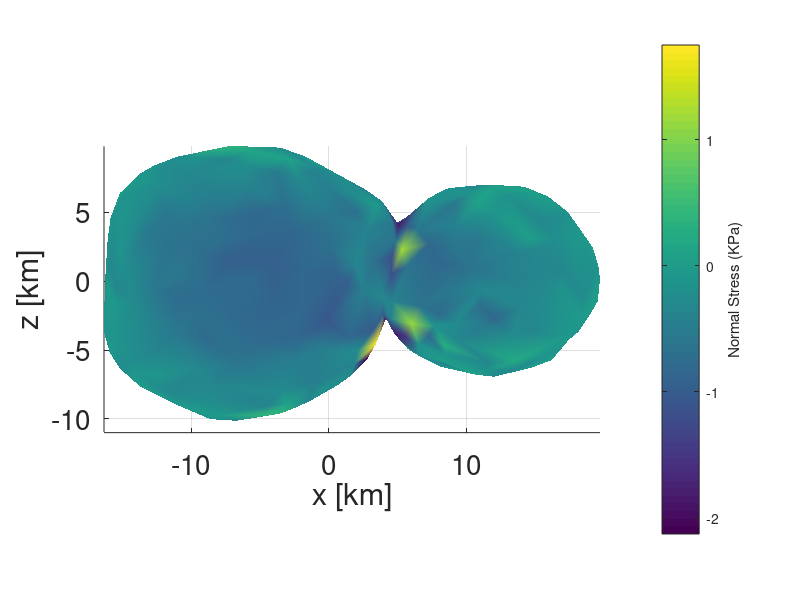
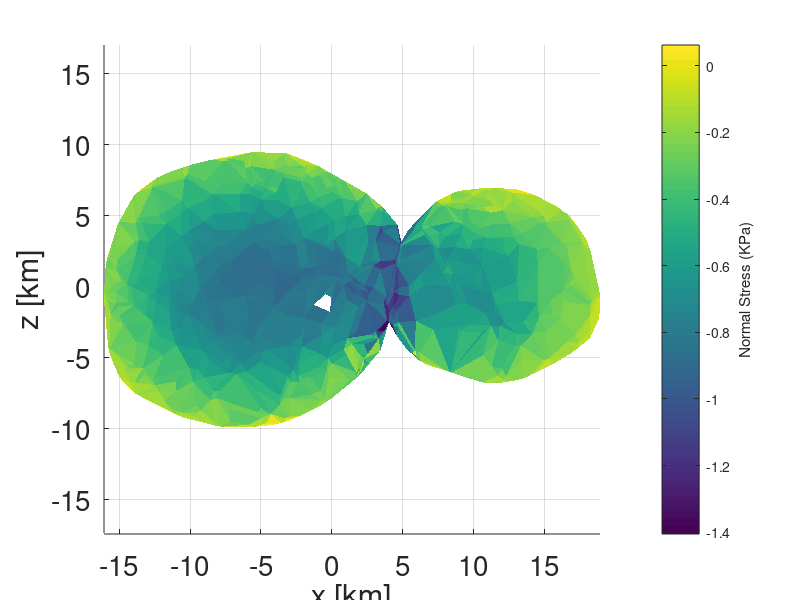
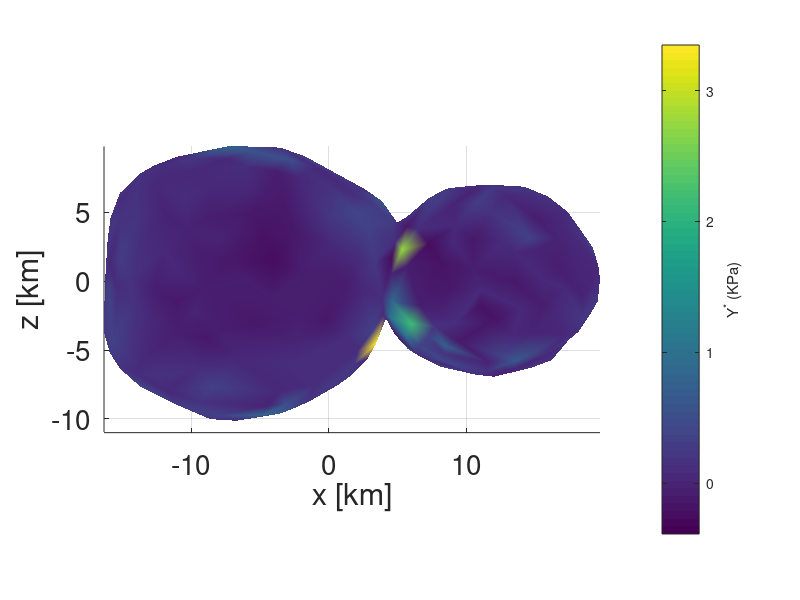
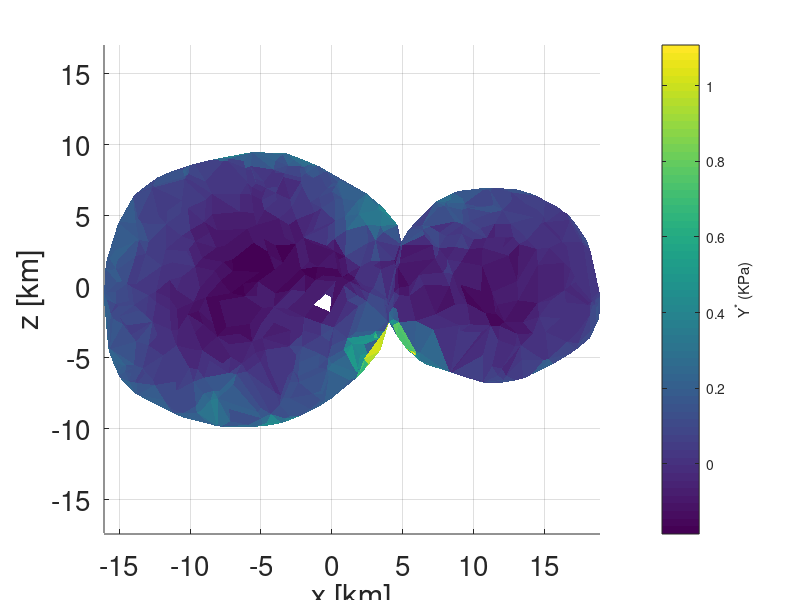

The MATLAB source for these figures, in order:
function Visualize_static_FEM

clear all;
close all;
clc;

%% ReadInput
%% part I
MV1 = load('Shapemodel/node.txt')*1.e+3;
MF1 = load('Shapemodel/elem.txt')+1;

lenE = length(MF1);
lenN = length(MV1);

N = [3,6];  % the number of columns for each section
H = [5,1];   % the number of header lines (note added in the trailer here
fid=fopen('Output.txt');
% node/ stress/ disp/ mass
% node/ stress/ den/ nodal/ mass


for i=1:length(N)
    fmt=repmat('%f',1,N(i));  % build the format string for the number columns
    a(i)=textscan(fid,fmt,'headerlines',H(i),'Delimiter',',','collectoutput',1); % read section
end
fclose('all');

MV = a{1};
Stress = a{2};
% NDPY = a{4};

%% Stress distribution
angle = 35*pi/180;
DPS = zeros(lenN,1);
i1 = zeros(lenN,1);
j2 = zeros(lenN,1);
for i = 1:lenN
    s11 = Stress(i,1);
    s22 = Stress(i,2);
    s33 = Stress(i,3);
    s12 = Stress(i,4);
    s31 = Stress(i,5);
    s23 = Stress(i,6);

    i1(i) = (s11 + s22 + s33)/3;
    j2(i) = (1/6)*((s11-s22)^2 + (s22-s33)^2 + (s33-s11)^2) + (s12^2 + s31^2 + s23^2);
    alpha = 2*sin(angle)/(sqrt(3)*(3-sin(angle)));
    DPS(i) = sqrt(3)*(3-sin(angle))*(alpha*3*i1(i) + sqrt(j2(i)))/(6*cos(angle));
%     if DPS(i) < 0
%         DPS(i) = 0;
%     end
end

%% Density distribution
[F,J,T] = boundary_faces(MF1);
V = MV./1.e+3;
T = MF1;
[U,G,J,~] = slice_tets(V,T,[0 1 0 1]);
str_slice = sort_data(MF1,J,U,i1);
ystar_slice = sort_data(MF1,J,U,DPS);

figure()
h = colorbar;
patch('Vertices',V,'Faces',F,'FaceVertexCData',i1/1.e+3,'FaceColor','interp','EdgeColor','none');
axis tight
axis equal
axis on
grid on
lighting none
zlim([floor(min(V(:,3))) max(V(:,3))])
xlim([min(V(:,1)) max(V(:,1))])
ylabel(h, 'Normal Stress (KPa)');
xlabel('x [km]')
ylabel('y [km]')
zlabel('z [km]')
set(gca,'fontsize', 20);
view(0,0)

figure()
h = colorbar;
patch('Vertices',U,'Faces',G,'FaceVertexCData',str_slice/1.e+3,'FaceColor','flat','EdgeColor','none');
axis tight
axis equal
grid on
lighting none
ylabel(h, 'Normal Stress (KPa)');
xlabel('x [km]')
ylabel('y [km]')
zlabel('z [km]')
set(gca,'fontsize', 20);
view(0,0)

figure()
h = colorbar;
patch('Vertices',V,'Faces',F,'FaceVertexCData',DPS/1.e+3,'FaceColor','interp','EdgeColor','none');
axis tight
axis equal
axis on
grid on
lighting none
zlim([floor(min(V(:,3))) max(V(:,3))])
xlim([min(V(:,1)) max(V(:,1))])
ylabel(h, 'Y^* (KPa)');
xlabel('x [km]')
ylabel('y [km]')
zlabel('z [km]')
set(gca,'fontsize', 20);
view(0,0)

figure()
h = colorbar;
patch('Vertices',U,'Faces',G,'FaceVertexCData', ystar_slice/1.e+3,'FaceColor','flat','EdgeColor','none');
axis tight
axis equal
grid on
lighting none
ylabel(h, 'Y^* (KPa)');
xlabel('x [km]')
ylabel('y [km]')
zlabel('z [km]')
set(gca,'fontsize', 20);
view(0,0)
end

function data = sort_data(MF,J,U,NDPY)

data = zeros(length(J),1);
for i = 1:length(J)
    order = MF(J(i),:);
    s1 = NDPY(order(1));
    s2 = NDPY(order(2));
    s3 = NDPY(order(3));
    s4 = NDPY(order(4));
    avgV = (s1+s2+s3+s4)/4.;
    data(i) = avgV;
end
end

function [F,J,K] = boundary_faces(T)
  % BOUNDARY_FACES Determine boundary faces of tetrahedra stored in T
  %
  % F = boundary_faces(T)
  %
  % Input:
  %   T  #F by simplex-size list of elements, if simplex-size is 4 (tetrahedra)
  %     then output are boundary faces (triangles), if simplex-size is 3
  %     (trianlges) then this is currently just wrapping `outline`
  % Output:
  %   F  list of boundary faces, n by 3, where n is the number of boundary faces
  %   J  list of indices into T, n by 1
  %   K  list of indices revealing across from which vertex is this face
  %

  if isempty(T)
    F = zeros(0,size(T,2)-1);
    J = [];
    K = [];
    return;
  end

  ss = size(T,2);
  switch ss
  case 2
    % Elements are edges, boundary "facets" are vertices
    F = find(sparse(T,1,1,max(T(:)),1)==1);
    assert(nargout<=1);
  case 3
    % Elements are triangles, boundary "facets" are edges
    F = outline(T);
    [~,I] = ismember(F,[T(:,[2 3]);T(:,[3 1]);T(:,[1 2])],'rows');
    J = mod(I-1,size(T,1))+1;
    K = floor((I-1)/size(T,1))+1;
  case 4
    % get all faces
    allF = [ ...
      T(:,[4 2 3]); ...
      T(:,[3 1 4]); ...
      T(:,[2 4 1]); ...
      T(:,[1 3 2])];
    % sort rows so that faces are reorder in ascending order of indices
    sortedF = sort(allF,2);

    % This is a wild hack but shaves nearly a 2x speed up. Convert the rows to
    % integers before calling unique
    if all(sortedF(:))>=0
      sortedF = uint64(sortedF);
      max_f = max(sortedF(:))+1;
      max_value = intmax('uint64');
      if max_f*max_f*max_f < max_value;
        sortedF = [sortedF(:,1)+sortedF(:,2)*max_f+sortedF(:,3)*max_f^2];
      elseif max_f*max_f < max_value
        sortedF = [sortedF(:,1)+sortedF(:,2)*max_f sortedF(:,3)];
      end
    end

    % determine uniqueness of faces
    [u,m,n] = unique(sortedF,'rows');
    % determine counts for each unique face
    counts = accumarray(n(:), 1);
    % extract faces that only occurred once
    I = m(counts == 1);
    L = I-1;
    J = mod(L,size(T,1))+1;
    K = floor(L/size(T,1))+1;
    F = allF(I,:);
  end
end

function [U,G,J,BC] = slice_tets(V,T,plane,varargin)
  % SLICE_TETS Slice through a tet mesh (V,T) along a given plane (via its
  % implicit equation).
  %
  % [U,G] = slice_tets(V,T,plane)
  % [U,G,J,BC] = slice_tets(V,T,plane,'ParameterName',parameter_value, ...)
  %
  % Inputs:
  %   V  #V by 3 list of tet mesh vertices
  %   T  #T by 4 list of tet indices into V
  %   plane  list of 4 coefficients in the plane equation: [x y z 1]'*plane = 0
  %     or
  %   S  #V by 1 list of values per vertex
  % Outputs:
  %   U  #U by 3 list of triangle mesh vertices along slice
  %   G  #G by 3 list of triangles indices into U
  %   J  #G list of indices into T revealing which tet this face came from
  %   BC  #U by #V list of barycentric coordinates (or more generally: linear
  %     interpolation coordinates) so that U = BC*V
  %
%   Example:
%     % Tet mesh in (V,T)
%     F = boundary_faces(T);
%     % Solve poisson equation for interesting function inside
%     L = cotmatrix(V,T);
%     M = massmatrix(V,T);
%     b = unique(F);
%     int = setdiff(1:size(V,1),b);
%     H = zeros(size(V,1),1);
%     H(int) = (-L(int,int))\(M(int,int)*ones(numel(int),1));
%     clf;
%     t = tsurf(F,V,'FaceColor',[0.8 0.8 0.8],'FaceAlpha',0.2,'EdgeAlpha',0.2);
%     hold on;
%       s = tsurf([1 1 1],V,'EdgeColor','none',fphong);
%       BB = bounding_box(V(:,1:2));
%       BB = BB([1 2 4 3 1],:);
%       p = plot3(BB(:,1),BB(:,2),min(V(:,3))*[1;1;1;1;1],'-','LineWidth',3);
%     hold off;
%     caxis([min(H) max(H)]);
%     axis equal;
%     for z = linspace(min(V(:,3)),max(V(:,3)))
%       [U,G,J,BC] = slice_tets(V,T,[0 0 1 -z]);
%       set(s,'Vertices',U,'Faces',G,'CData',BC*H);
%       p.ZData = z*[1;1;1;1;1];
%       drawnow;
%     end
  %
  % Example:
  %   % slice a triangle mesh to produce an oriented curve
  %   plane = [0 0 1 -40];
  %   [U,E,J] = slice_tets(V,F(:,[1 2 3 3]),plane);
  %   [U,~,I] = remove_duplicate_vertices(U,eps);
  %   E(E(:,2) == E(:,1),2) = E(E(:,2) == E(:,1),3);
  %   E = E(:,1:2);
  %   N = normals(V,F(J,:));
  %   N = N-sum(N.*plane(1:3),2).*plane(1:3);
  %   M = U(E(:,2),:)-U(E(:,1),:);
  %   Q = [1 plane(1:3)].*[cos(pi/4) sin(pi/4)*[1 1 1]];
  %   W = quatmultiply(quatmultiply(Q,[zeros(size(M,1),1) M]),Q.*[1 -1 -1 -1]);
  %   W = W(:,2:4);
  %   R = sign(sum(W.*N,2))>0;
  %   E(R,:) = fliplr(E(R,:));
  %

  flipped_order = flipped_tet_orders();

  function [U,G] = one_below(V,T,IT)
    [sIT,sJ] = sort(IT,2);
    sT = T(sub2ind(size(T),repmat(1:size(T,1),size(T,2),1)',sJ));
    U = [repmat(sT(:,1),3,1) reshape(sT(:,2:4),size(sT,1)*3,1)];
    G = bsxfun(@plus,1:size(sT,1),[0;1;2]*size(sT,1))';
    flip = ismember(sJ,flipped_order,'rows');
    G(flip,:) = fliplr(G(flip,:));
  end

  function [U,G] = two_below(V,T,IT)
    [sIT,sJ] = sort(IT,2);
    sT = T(sub2ind(size(T),repmat(1:size(T,1),size(T,2),1)',sJ));
    U =  ...
        [repmat(sT(:,1),2,1) reshape(sT(:,3:4),size(sT,1)*2,1); ...
         repmat(sT(:,2),2,1) reshape(sT(:,3:4),size(sT,1)*2,1)];
    G = [ ...
      bsxfun(@plus,1:size(sT,1),[0;1;3]*size(sT,1))'; ...
      bsxfun(@plus,1:size(sT,1),[0;3;2]*size(sT,1))'];
    flip = ismember([sJ;sJ],flipped_order,'rows');
    G(flip,:) = fliplr(G(flip,:));
  end

  % default values
  manifold = true;
  construct_BC = nargout >= 4;

  % Map of parameter names to variable names
  % 'Manifold' is kept for legacy reason, but is no longer needed (always
  % "manifold")
  params_to_variables = containers.Map( ...
    {'Manifold'}, ...
    {'manifold'});
  v = 1;
  while v <= numel(varargin)
    param_name = varargin{v};
    if isKey(params_to_variables,param_name)
      assert(v+1<=numel(varargin));
      v = v+1;
      % Trick: use feval on anonymous function to use assignin to this
      % workspace
      feval(@()assignin('caller',params_to_variables(param_name),varargin{v}));
    else
      error('Unsupported parameter: %s',varargin{v});
    end
    v=v+1;
  end

  % Homogeneous coordinates
  if numel(plane) == 4
    IV = sum(bsxfun(@times,[V ones(size(V,1),1)],plane),2);
  else
    IV = plane;
  end
  IT = IV(T);
  IT = reshape(IT,size(T));

  I13 = sum(IT<0,2) == 1;
  [U13,G13] = one_below(V,T(I13,:),IT(I13,:));
  I31 = sum(IT>0,2) == 1;
  [U31,G31] = one_below(V,T(I31,:),-IT(I31,:));
  I22 = sum(IT<0,2) == 2;
  [U22,G22] = two_below(V,T(I22,:),IT(I22,:));

  U = [U13;U31;U22];

  % sort edges in U
  sU = sort(U,2);
  % find unique edges in U
  [E,uI,uJ] = unique(sU,'rows');
  % Values at each corner of each unique edge
  IE = IV(E);
  % Sort endpoints of each edge by value
  [sIE,sJ] = sort(IE,2);
  sE = E(sub2ind(size(E),repmat(1:size(E,1),size(E,2),1)',sJ));
  % Lambda from smallest to largest endpoint
  lambda = sIE(:,2)./(sIE(:,2)-sIE(:,1));
  % Vertex position on each unique edge
  U = V(sE(:,1),:).*lambda+ V(sE(:,2),:).*(1-lambda);
  G = [G13;size(U13,1)+[fliplr(G31);size(U31,1)+[G22;]]];
  G = uJ(G);

  if construct_BC
    BC = sparse( ...
      repmat(1:size(sE,1),2,1)', ...
      sE, ...
      [lambda 1-lambda], ...
      size(sE,1),size(V,1));
  end
  J = [find(I13);find(I31);repmat(find(I22),2,1)];

end


function flipped_order = flipped_tet_orders()
  % FLIPPED_TET_ORDERS
  %
  % flipped_order = flipped_tet_orders()
  %
  % Outputs:
  %   flipped_order  20 by 4 list of tet index orders that are flipped inside
  %     out (negative volume)
  %
  flipped_order = [ ...
      4 3 1 2
      4 2 3 1
      4 1 2 3
      3 4 2 1
      3 2 1 4
      3 1 4 2
      2 4 1 3
      2 3 4 1
      2 1 3 4
      1 4 3 2
      1 3 2 4
      1 2 4 3];
end
